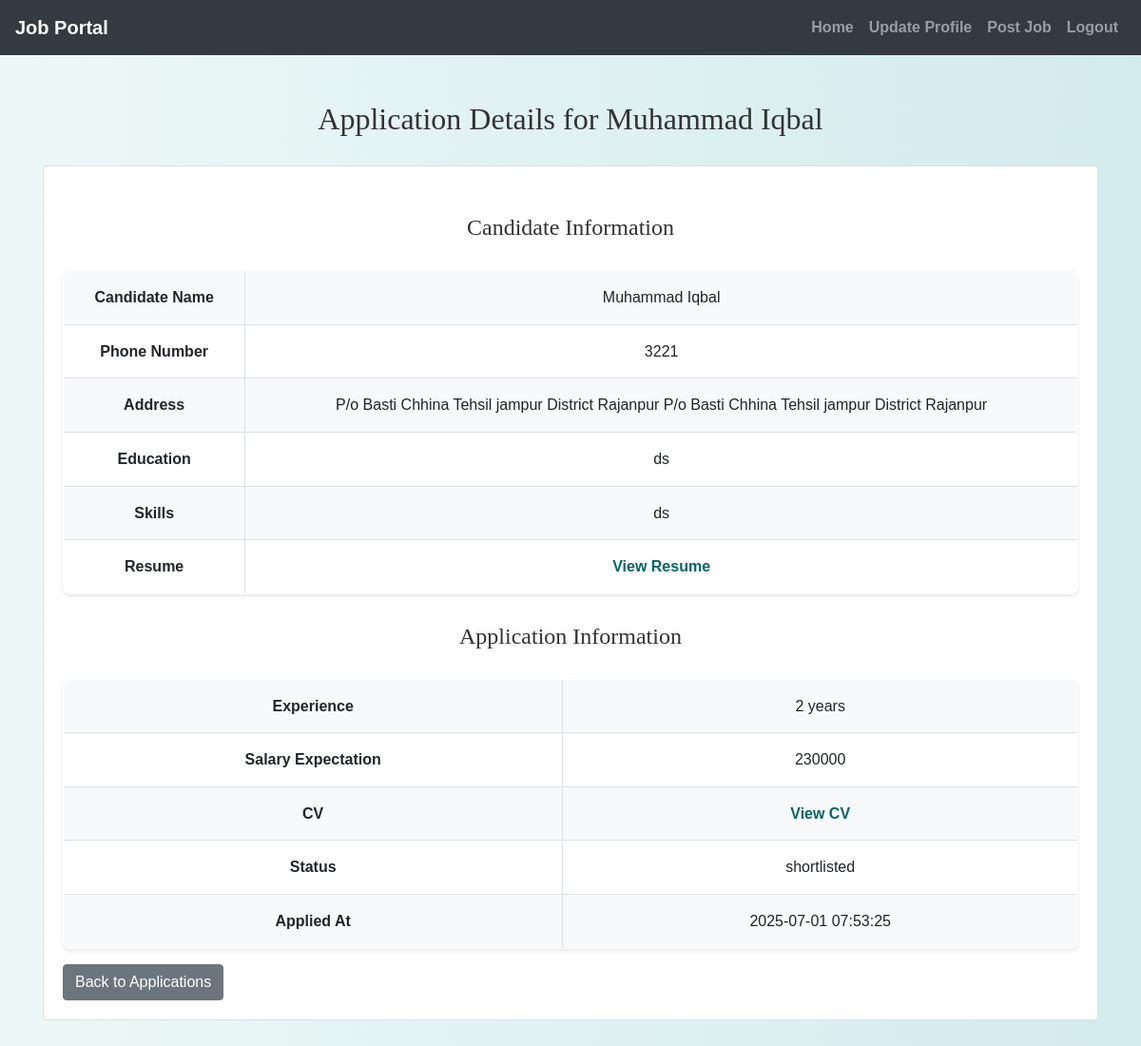
Screenshot of /recruiter/application_details.php?application_id=1 (signed in) with the database file from the repository.
### tables this page shows
CREATE TABLE `applications` (
  `application_id` int(11) NOT NULL,
  `candidate_id` int(11) DEFAULT NULL,
  `job_id` int(11) DEFAULT NULL,
  `experience` int(11) DEFAULT NULL,
  `salary_expectation` int(11) DEFAULT NULL,
  `cv_url` varchar(255) DEFAULT NULL,
  `status` enum('applied','shortlisted','interviewed','rejected','accepted') DEFAULT NULL,
  `applied_at` datetime DEFAULT NULL,
  `updated_at` datetime DEFAULT NULL
);

CREATE TABLE `candidates` (
  `candidate_id` int(11) NOT NULL,
  `first_name` varchar(100) DEFAULT NULL,
  `last_name` varchar(100) DEFAULT NULL,
  `address` text DEFAULT NULL,
  `phone_number` varchar(20) DEFAULT NULL,
  `resume_url` varchar(255) DEFAULT NULL,
  `skills` text DEFAULT NULL,
  `experience` text DEFAULT NULL,
  `education` text DEFAULT NULL
);

### recruiter/application_details.php (the view, shortened to what this page needs)
<?php
include('config.php');
$application_id = $_GET['application_id'];
$sql = "SELECT A.application_id, A.candidate_id, A.experience, A.salary_expectation, A.cv_url, A.status, A.applied_at,
               C.first_name, C.last_name, C.phone_number, C.address, C.education, C.skills, C.resume_url
        FROM Applications A
        INNER JOIN Candidates C ON A.candidate_id = C.candidate_id
        WHERE A.application_id = ?";
$stmt = mysqli_prepare($conn, $sql);
mysqli_stmt_bind_param($stmt, "i", $application_id);
mysqli_stmt_execute($stmt);
$result = mysqli_stmt_get_result($stmt);
$application = mysqli_fetch_assoc($result);
?>
<!DOCTYPE html>
<html>
<head>
    <link rel="stylesheet" href="https://maxcdn.bootstrapcdn.com/bootstrap/4.5.2/css/bootstrap.min.css">
    <link rel="stylesheet" href="./css/style.css">
</head>
<body>
<?php include('navbar.php'); ?>
<div class="container mt-5 mb-5">
    <h2>Application Details for <?php echo htmlspecialchars($application['first_name'] . ' ' . $application['last_name']); ?></h2>
    <div class="card">
        <div class="card-body">
            <h4>Candidate Information</h4>
            <table class="table table-bordered">
                <tr>
                    <th>Candidate Name</th>
                    <td><?php echo htmlspecialchars($application['first_name'] . ' ' . $application['last_name']); ?></td>
                </tr>
                <tr>
                    <th>Phone Number</th>
                    <td><?php echo htmlspecialchars($application['phone_number']); ?></td>
                </tr>
                <tr>
                    <th>Address</th>
                    <td><?php echo htmlspecialchars($application['address']); ?></td>
                </tr>
                <tr>
                    <th>Education</th>
                    <td><?php echo htmlspecialchars($application['education']); ?></td>
                </tr>
                <tr>
                    <th>Skills</th>
                    <td><?php echo htmlspecialchars($application['skills']); ?></td>
                </tr>
                <tr>
                    <th>Resume</th>
                    <td><a href="../candidate/<?php echo htmlspecialchars($application['resume_url']); ?>" target="_blank">View Resume</a></td>
                </tr>
            </table>
            <h4>Application Information</h4>
            <table class="table table-bordered">
                <tr>
                    <th>Experience</th>
                    <td><?php echo htmlspecialchars($application['experience']); ?> years</td>
                </tr>
                <tr>
                    <th>Salary Expectation</th>
                    <td><?php echo htmlspecialchars($application['salary_expectation']); ?></td>
                </tr>
                <tr>
                    <th>CV</th>
                    <td><a href="../candidate/<?php echo htmlspecialchars($application['cv_url']); ?>" target="_blank">View CV</a></td>
                </tr>
                <tr>
                    <th>Status</th>
                    <td><?php echo htmlspecialchars($application['status']); ?></td>
                </tr>
                <tr>
                    <th>Applied At</th>
                    <td><?php echo htmlspecialchars($application['applied_at']); ?></td>
                </tr>
            </table>
            <a href="recruiter_dashboard.php" class="btn btn-secondary">Back to Applications</a>
        </div>
    </div>
</div>
</body>
</html>

### recruiter/css/style.css (style rules this page uses)
body { background: linear-gradient(90deg, rgba(233, 246, 246, 0.831), rgba(207, 233, 233, 0.9)); font-family: 'Arial', sans-serif; color: #333; line-height: 1.6; }
h1, h2, h3, h4 { text-align: center; margin-top: 30px; margin-bottom: 30px; font-family: 'Georgia', serif; }
.container { margin-bottom: 40px; }
.table { width: 100%; border-collapse: collapse; margin-top: 20px; font-size: 16px; background-color: #ffffff; border-radius: 8px; overflow: hidden; box-shadow: 0 2px 4px rgba(0, 0, 0, 0.1); }
.table th, .table td { padding: 15px; border: 1px solid #dee2e6; text-align: center; }
.table tbody tr:nth-child(odd) { background-color: #f8f9fa; }
a { color: #006666; text-decoration: none; font-weight: bold; }

### rows the page displays
applications: candidate.last_name "Muhammad Iqbal", candidate.phone_number "3221", candidate.address "P/o Basti Chhina Tehsil jampur District Rajanpur P/o Basti Chhina Tehsil jampur District Rajanpur", candidate.education "ds", candidate.skills "ds", experience "2", salary_expectation "230000", status "shortlisted", applied_at "2025-07-01 07:53:25"
